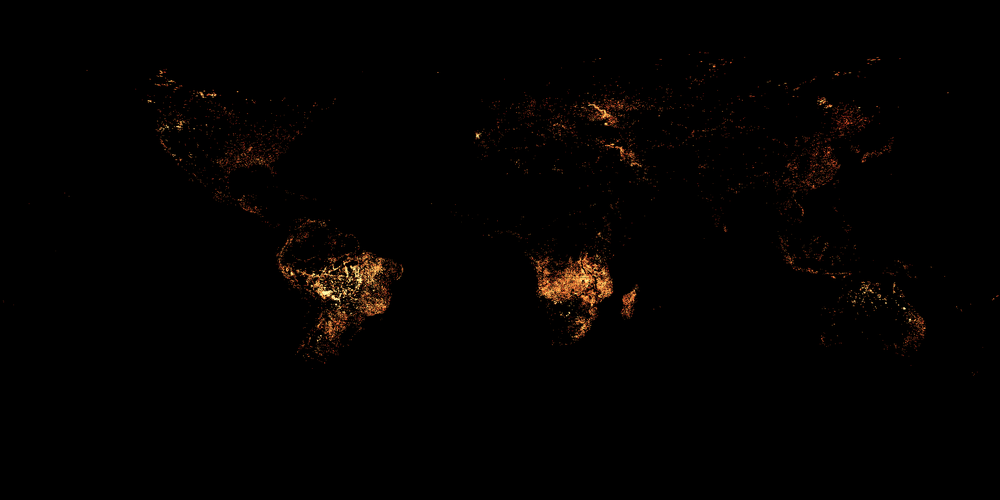
#> input picture cesiumjs/cesium-vanilla-fires/data_proc/input.png, 1000 x 500 px, shrunk from 3600 x 1800 before the run
$ python black2transparent.py
#> lines starting #> are read from the running program, lines starting #| are printed output that depends on the picture
from PIL import Image

def black_to_transparent(input_path, output_path, threshold=10):
    # Open the input image
#> called with input_path = 'input.png', output_path = 'output.png', threshold = 10
    with Image.open(input_path) as img:
        # Convert the image to RGBA mode
#> img is the input picture: PIL image 1000x500 RGB; mean R, G, B 3.1, 1.6, 0.8
        img = img.convert("RGBA")
#> img: PIL image 1000x500 RGBA

        # Get the pixel data
        datas = img.getdata()

        # Create a new list to store the modified pixel data
        new_data = []

        # Iterate through each pixel
        for item in datas:
            # If the pixel is black (or close to black), make it transparent
            if item[0] <= threshold and item[1] <= threshold and item[2] <= threshold:
                new_data.append((255, 255, 255, 0))  # Fully transparent
            else:
                new_data.append(item)  # Keep the original color
#> after the loop, new_data = 500000 items

        # Update the image with the new pixel data
        img.putdata(new_data)
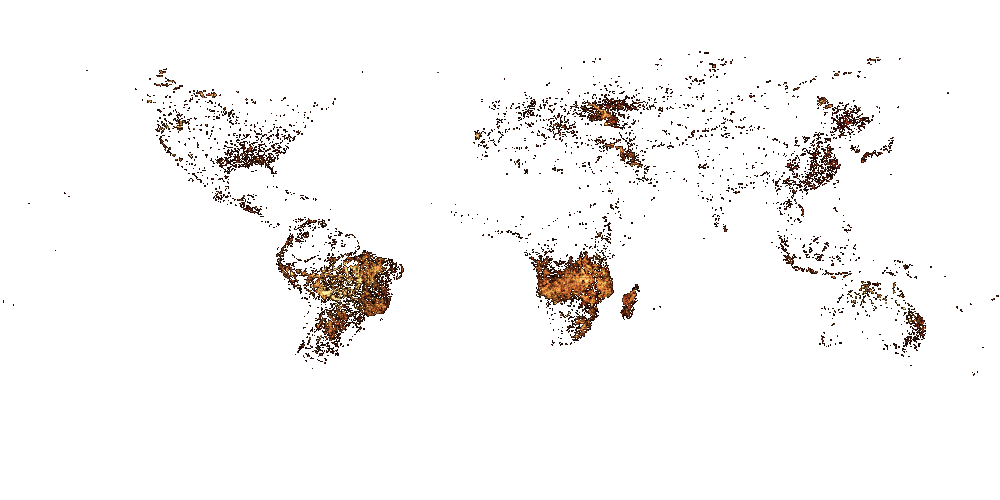
#> img: PIL image 1000x500 RGBA; mean R, G, B, A 247.2, 245.8, 245, 10.8; transparent parts drawn white

        # Save the resulting image as PNG
        img.save(output_path, "PNG")

# Example usage
input_image = "input.png"
output_image = "output.png"
black_to_transparent(input_image, output_image)
